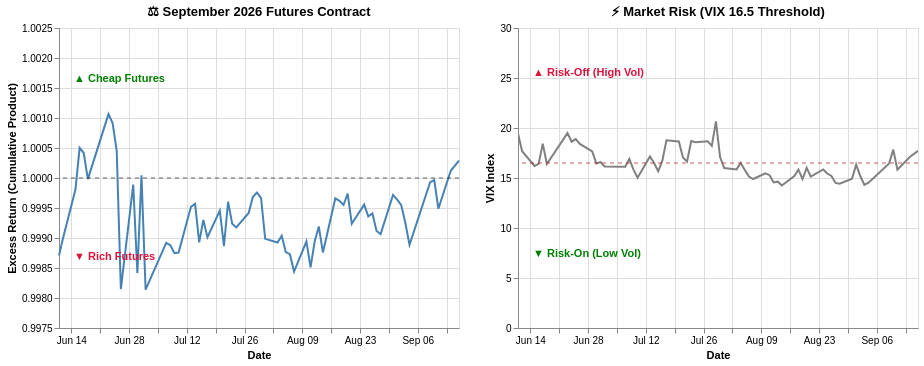

This figure's notebook cell:
### Markdown cell above
### 🔄 The September 2026 Contract: The Risk-On Reversal
**What are we observing?**
The September 2026 contract perfectly illustrates a market transitioning back into a state of complacency. In late June, after an initial brief spike, the cumulative excess return plunges sharply below the 1.0 baseline, dropping deep into "Rich Futures" territory near 0.9980. Throughout July, the VIX chops around the 16.5 threshold before definitively breaking lower in August, settling into a calm "Risk-On" regime hovering near 15. During this prolonged period of suppressed volatility, the cumulative excess return remains largely trapped below the baseline, only managing to recover and cross back into positive territory in early September as the VIX registers a minor uptick.

### Code cell
# Results September 2026 contract: Jun 12, 2025-Sep. 16, 2026
sep_graph=create_arb_vix(start='2026-06-11',end='2026-09-16')
display(plot_contract_arb_band(sep_graph,'September 2026 Futures Contract',return_domain=[0.9975, 1.0025]))

### Figure 1 — Vega-Lite specification as saved in the notebook (floating-point values rounded to 4 significant figures)
{"config": {"view": {"continuousWidth": 300, "continuousHeight": 300}}, "hconcat": [{"layer": [{"data": {"name": "data-ed61552185aba56873a3370e0a4109e9"}, "mark": {"type": "line", "color": "steelblue", "strokeWidth": 2}, "encoding": {"tooltip": [{"field": "date", "type": "temporal"}, {"field": "Cumulative Excess Return", "type": "quantitative"}], "x": {"field": "date", "title": "Date", "type": "temporal"}, "y": {"field": "Cumulative Excess Return", "scale": {"domain": [0.9975, 1.002]}, "title": "Excess Return (Cumulative Product)", "type": "quantitative"}}}, {"data": {"name": "data-62270e77d641448c13ff0a9fcf3e6578"}, "mark": {"type": "rule", "color": "black", "opacity": 0.6, "strokeDash": [4, 4]}, "encoding": {"y": {"field": "y", "type": "quantitative"}}}, {"data": {"name": "data-eff59cf18cc3814fde91dcec70aa6619"}, "mark": {"type": "text", "align": "left", "baseline": "top", "color": "green", "dx": 5, "fontWeight": "bold"}, "encoding": {"text": {"field": "text", "type": "nominal"}, "x": {"value": 10}, "y": {"field": "y", "type": "quantitative"}}}, {"data": {"name": "data-ea860c1f14a9138209690e6fa5f7b93e"}, "mark": {"type": "text", "align": "left", "baseline": "bottom", "color": "crimson", "dx": 5, "fontWeight": "bold"}, "encoding": {"text": {"field": "text", "type": "nominal"}, "x": {"value": 10}, "y": {"field": "y", "type": "quantitative"}}}], "height": 300, "title": "⚖️ September 2026 Futures Contract", "width": 400}, {"layer": [{"data": {"name": "data-ed61552185aba56873a3370e0a4109e9"}, "mark": {"type": "line", "color": "gray", "strokeWidth": 2}, "encoding": {"tooltip": [{"field": "date", "type": "temporal"}, {"field": "VIX", "type": "quantitative"}], "x": {"field": "date", "title": "Date", "type": "temporal"}, "y": {"field": "VIX", "scale": {"domain": [1, 30]}, "title": "VIX Index", "type": "quantitative"}}, "name": "view_9686fdf6e95617fe_1"}, {"data": {"name": "data-36ce8cf7b9b85712b0e5da6a8d4c123f"}, "mark": {"type": "rule", "color": "firebrick", "opacity": 0.7, "strokeDash": [4, 4]}, "encoding": {"y": {"field": "y", "type": "quantitative"}}}, {"data": {"name": "data-e1693b16d8edb1761d863943e923bf84"}, "mark": {"type": "text", "align": "left", "baseline": "bottom", "color": "crimson", "dx": 5, "fontWeight": "bold"}, "encoding": {"text": {"field": "text", "type": "nominal"}, "x": {"value": 10}, "y": {"field": "y", "type": "quantitative"}}}, {"data": {"name": "data-7e10542b402220f02c931d4ac3477b9e"}, "mark": {"type": "text", "align": "left", "baseline": "top", "color": "green", "dx": 5, "fontWeight": "bold"}, "encoding": {"text": {"field": "text", "type": "nominal"}, "x": {"value": 10}, "y": {"field": "y", "type": "quantitative"}}}], "height": 300, "title": "⚡ Market Risk (VIX 16.5 Threshold)", "width": 400}], "params": [{"name": "param_db82be42624d4632", "select": {"type": "interval", "encodings": ["x"]}, "bind": "scales", "views": ["view_9686fdf6e95617fe_1"]}], "$schema": "https://vega.github.io/schema/vega-lite/v6.4.1.json", "datasets": {"data-ed61552185aba56873a3370e0a4109e9": [{"date": "2026-06-11T00:00:00", "Cumulative Excess Return": 0.9987, "VIX": 19.44}, {"date": "2026-06-12T00:00:00", "Cumulative Excess Return": 0.999, "VIX": 17.68}, {"date": "2026-06-15T00:00:00", "Cumulative Excess Return": 0.9998, "VIX": 16.2}, {"date": "2026-06-16T00:00:00", "Cumulative Excess Return": 1.001, "VIX": 16.41}, {"date": "2026-06-17T00:00:00", "Cumulative Excess Return": 1.0, "VIX": 18.44}, {"date": "2026-06-18T00:00:00", "Cumulative Excess Return": 1.0, "VIX": 16.4}, {"date": "2026-06-23T00:00:00", "Cumulative Excess Return": 1.001, "VIX": 19.49}, {"date": "2026-06-24T00:00:00", "Cumulative Excess Return": 1.001, "VIX": 18.63}, {"date": "2026-06-25T00:00:00", "Cumulative Excess Return": 1.0, "VIX": 18.89}, {"date": "2026-06-26T00:00:00", "Cumulative Excess Return": 0.9981, "VIX": 18.41}, {"date": "2026-06-29T00:00:00", "Cumulative Excess Return": 0.9999, "VIX": 17.65}, {"date": "2026-06-30T00:00:00", "Cumulative Excess Return": 0.9984, "VIX": 16.45}, {"date": "2026-07-01T00:00:00", "Cumulative Excess Return": 1.0, "VIX": 16.59}, {"date": "2026-07-02T00:00:00", "Cumulative Excess Return": 0.9981, "VIX": 16.15}, {"date": "2026-07-07T00:00:00", "Cumulative Excess Return": 0.9989, "VIX": 16.13}, {"date": "2026-07-08T00:00:00", "Cumulative Excess Return": 0.9989, "VIX": 16.9}, {"date": "2026-07-09T00:00:00", "Cumulative Excess Return": 0.9987, "VIX": 15.84}, {"date": "2026-07-10T00:00:00", "Cumulative Excess Return": 0.9988, "VIX": 15.03}, {"date": "2026-07-13T00:00:00", "Cumulative Excess Return": 0.9995, "VIX": 17.16}, {"date": "2026-07-14T00:00:00", "Cumulative Excess Return": 0.9996, "VIX": 16.5}, {"date": "2026-07-15T00:00:00", "Cumulative Excess Return": 0.9989, "VIX": 15.67}, {"date": "2026-07-16T00:00:00", "Cumulative Excess Return": 0.9993, "VIX": 16.73}, {"date": "2026-07-17T00:00:00", "Cumulative Excess Return": 0.999, "VIX": 18.77}, {"date": "2026-07-20T00:00:00", "Cumulative Excess Return": 0.9995, "VIX": 18.65}, {"date": "2026-07-21T00:00:00", "Cumulative Excess Return": 0.9989, "VIX": 17.05}, {"date": "2026-07-22T00:00:00", "Cumulative Excess Return": 0.9996, "VIX": 16.64}, {"date": "2026-07-23T00:00:00", "Cumulative Excess Return": 0.9992, "VIX": 18.7}, {"date": "2026-07-24T00:00:00", "Cumulative Excess Return": 0.9992, "VIX": 18.58}, {"date": "2026-07-27T00:00:00", "Cumulative Excess Return": 0.9994, "VIX": 18.67}, {"date": "2026-07-28T00:00:00", "Cumulative Excess Return": 0.9997, "VIX": 18.21}, {"date": "2026-07-29T00:00:00", "Cumulative Excess Return": 0.9998, "VIX": 20.66}, {"date": "2026-07-30T00:00:00", "Cumulative Excess Return": 0.9997, "VIX": 17.09}, {"date": "2026-07-31T00:00:00", "Cumulative Excess Return": 0.999, "VIX": 15.99}, {"date": "2026-08-03T00:00:00", "Cumulative Excess Return": 0.9989, "VIX": 15.86}, {"date": "2026-08-04T00:00:00", "Cumulative Excess Return": 0.999, "VIX": 16.5}, {"date": "2026-08-05T00:00:00", "Cumulative Excess Return": 0.9988, "VIX": 15.81}, {"date": "2026-08-06T00:00:00", "Cumulative Excess Return": 0.9987, "VIX": 15.15}, {"date": "2026-08-07T00:00:00", "Cumulative Excess Return": 0.9984, "VIX": 14.9}, {"date": "2026-08-10T00:00:00", "Cumulative Excess Return": 0.9989, "VIX": 15.46}, {"date": "2026-08-11T00:00:00", "Cumulative Excess Return": 0.9985, "VIX": 15.28}, {"date": "2026-08-12T00:00:00", "Cumulative Excess Return": 0.9989, "VIX": 14.55}, {"date": "2026-08-13T00:00:00", "Cumulative Excess Return": 0.9992, "VIX": 14.63}, {"date": "2026-08-14T00:00:00", "Cumulative Excess Return": 0.9988, "VIX": 14.25}, {"date": "2026-08-17T00:00:00", "Cumulative Excess Return": 0.9997, "VIX": 15.19}, {"date": "2026-08-18T00:00:00", "Cumulative Excess Return": 0.9996, "VIX": 15.84}, {"date": "2026-08-19T00:00:00", "Cumulative Excess Return": 0.9995, "VIX": 14.89}, {"date": "2026-08-20T00:00:00", "Cumulative Excess Return": 0.9997, "VIX": 16.01}, {"date": "2026-08-21T00:00:00", "Cumulative Excess Return": 0.9992, "VIX": 15.13}, {"date": "2026-08-24T00:00:00", "Cumulative Excess Return": 0.9996, "VIX": 15.85}, {"date": "2026-08-25T00:00:00", "Cumulative Excess Return": 0.9994, "VIX": 15.45}, {"date": "2026-08-26T00:00:00", "Cumulative Excess Return": 0.9994, "VIX": 15.21}, {"date": "2026-08-27T00:00:00", "Cumulative Excess Return": 0.9991, "VIX": 14.51}, {"date": "2026-08-28T00:00:00", "Cumulative Excess Return": 0.9991, "VIX": 14.43}, {"date": "2026-08-31T00:00:00", "Cumulative Excess Return": 0.9997, "VIX": 14.92}, {"date": "2026-09-01T00:00:00", "Cumulative Excess Return": 0.9996, "VIX": 16.34}, {"date": "2026-09-02T00:00:00", "Cumulative Excess Return": 0.9995, "VIX": 15.2}, {"date": "2026-09-03T00:00:00", "Cumulative Excess Return": 0.9992, "VIX": 14.32}, {"date": "2026-09-04T00:00:00", "Cumulative Excess Return": 0.9989, "VIX": 14.53}, {"date": "2026-09-09T00:00:00", "Cumulative Excess Return": 0.9999, "VIX": 16.46}, {"date": "2026-09-10T00:00:00", "Cumulative Excess Return": 1.0, "VIX": 17.84}, {"date": "2026-09-11T00:00:00", "Cumulative Excess Return": 0.9995, "VIX": 15.84}, {"date": "2026-09-14T00:00:00", "Cumulative Excess Return": 1.0, "VIX": 17.1}, {"date": "2026-09-16T00:00:00", "Cumulative Excess Return": 1.0, "VIX": 17.71}], "data-62270e77d641448c13ff0a9fcf3e6578": [{"y": 1.0}], "data-eff59cf18cc3814fde91dcec70aa6619": [{"y": 1.002, "text": "▲ Cheap Futures"}], "data-ea860c1f14a9138209690e6fa5f7b93e": [{"y": 0.9986, "text": "▼ Rich Futures"}], "data-36ce8cf7b9b85712b0e5da6a8d4c123f": [{"y": 16.5}], "data-e1693b16d8edb1761d863943e923bf84": [{"y": 25, "text": "▲ Risk-Off (High Vol)"}], "data-7e10542b402220f02c931d4ac3477b9e": [{"y": 8, "text": "▼ Risk-On (Low Vol)"}]}}
